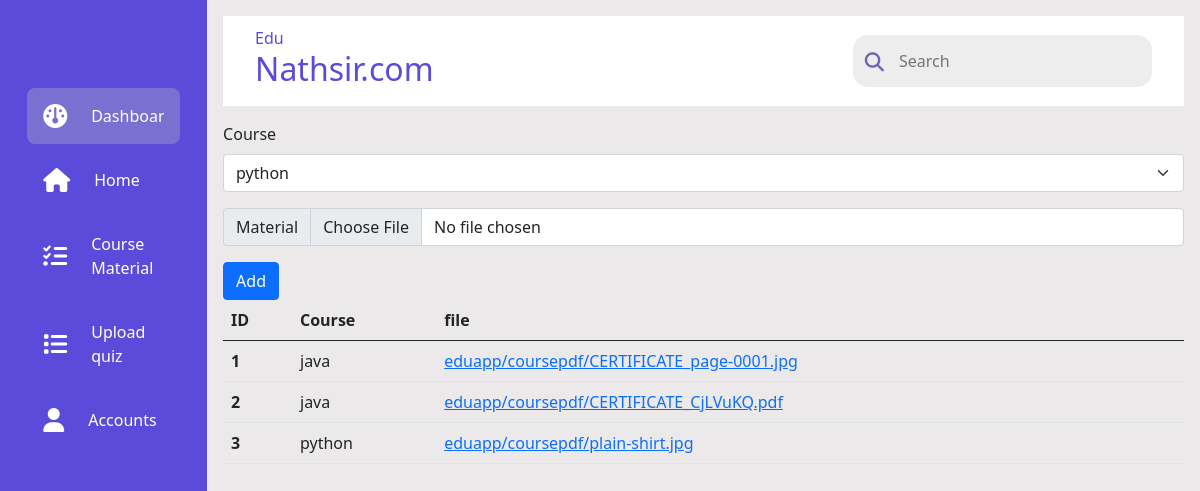
The page /trainer-dashboard/course-material on the database its author committed.
### eduapp/models.py (models this page shows, shortened)
class CourseMaterial(models.Model):
    course=models.ForeignKey(Course,on_delete=models.CASCADE)
    courseFile=models.FileField(upload_to='eduapp/coursepdf/')

class Course(models.Model):
    name=models.CharField(max_length=100)
    category=models.ForeignKey(Category,on_delete=models.CASCADE)
    price=models.IntegerField(null=True,default=0)
    image=models.ImageField(upload_to='eduapp/images/product')
    slug=models.SlugField(max_length=255,unique=True)
    author=models.ForeignKey(Trainer,on_delete=models.CASCADE,null=True)
    discount=models.IntegerField(null=True)
    created_at=models.DateField(auto_now_add=True,null=True)
    level=models.ForeignKey(Level,on_delete=models.CASCADE,null=True)
    class Meta:
        verbose_name_plural='Courses'
    def __str__(self):
        return self.name

### eduapp/views.py (the view, shortened to what this page needs)
# urls.py: path("trainer-dashboard/course-material",views.TrainerCourseMaterial,name="TrainerCourseMaterial"),
def TrainerCourseMaterial(request):
    courses=Course.objects.all()
    courseMaterial=CourseMaterial.objects.all()
    return render(request, "trainerDashboard/trainerCourseMaterial.html", {"courses": courses,"courseMaterials":courseMaterial})

### eduapp/views.py (called while the page is built)
def categories(request):
    return{
        'categories':Category.objects.all()
    }

def products(request):
    return{
        'products':Course.objects.all()
    }

### eduapp/templates/trainerDashboard/trainerCourseMaterial.html (shortened to what this page needs)
{% extends 'TrainersDashboard.html' %}
{% block content %}
{% load static %}
<form method="post" enctype="multipart/form-data">
    <label for="courses" class="form-label">Course</label>
    <select class="form-select" aria-label="Default select example" name="courses">
        {% for course in courses %}
        <option value="{{course}}"> {{course}}</option>
        {% endfor %}
      </select>
      <div class="input-group my-3">
        <label class="input-group-text" for="document">Material</label>
        <input type="file" class="form-control" id="document" name="document">
      </div>
      <input type="submit" value="Add" class="btn btn-primary">
</form>
<table class="table">
  <thead>
    <tr>
      <th scope="col">ID</th>
      <th scope="col">Course</th>
      <th scope="col">file</th>
    </tr>
  </thead>
  <tbody>
      {%for courseMaterial in courseMaterials %}
    <tr>
      <th scope="row">{{courseMaterial.id}}</th>
      <td>{{courseMaterial.course}}</td>
      <td><a href="{{courseMaterial.courseFile.url}}">{{courseMaterial.courseFile}}</a></td>
    </tr>
    {% endfor %}
  </tbody>
</table>
{% endblock %}

### static/css/dashboard.css (style rules this page uses)
:root { --light-blue:#edf5e1; --light-blue-dark:#5A4BDA; --light-purple:#f7f1ff; --dark-purple:#1B0A31; --success:#198754; --pink-color:#eb427e; --light-green:#68fc8d; --light-red:#fc6868; }
* { margin: 0; padding: 0; border: none; outline: none; box-sizing: border-box; }
body { display: flex; }

### rows shown on the page
CourseMaterial: id "1", course "java", courseFile "eduapp/coursepdf/CERTIFICATE_page-0001.jpg"
CourseMaterial: id "2", course "java", courseFile "eduapp/coursepdf/CERTIFICATE_CjLVuKQ.pdf"
CourseMaterial: id "3", course "python", courseFile "eduapp/coursepdf/plain-shirt.jpg"

### other values the page prints
form field courses "python"
